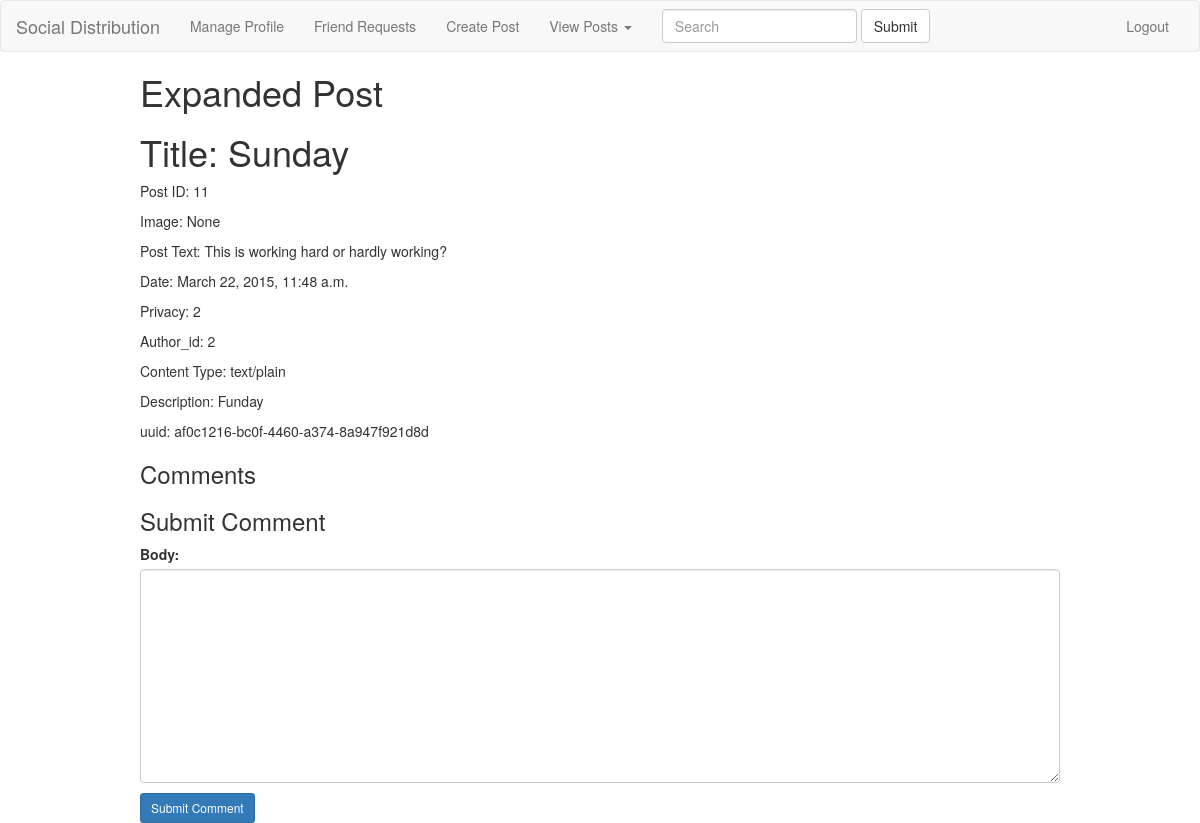
Page /posts/11/ (signed in) on the earlier database version.
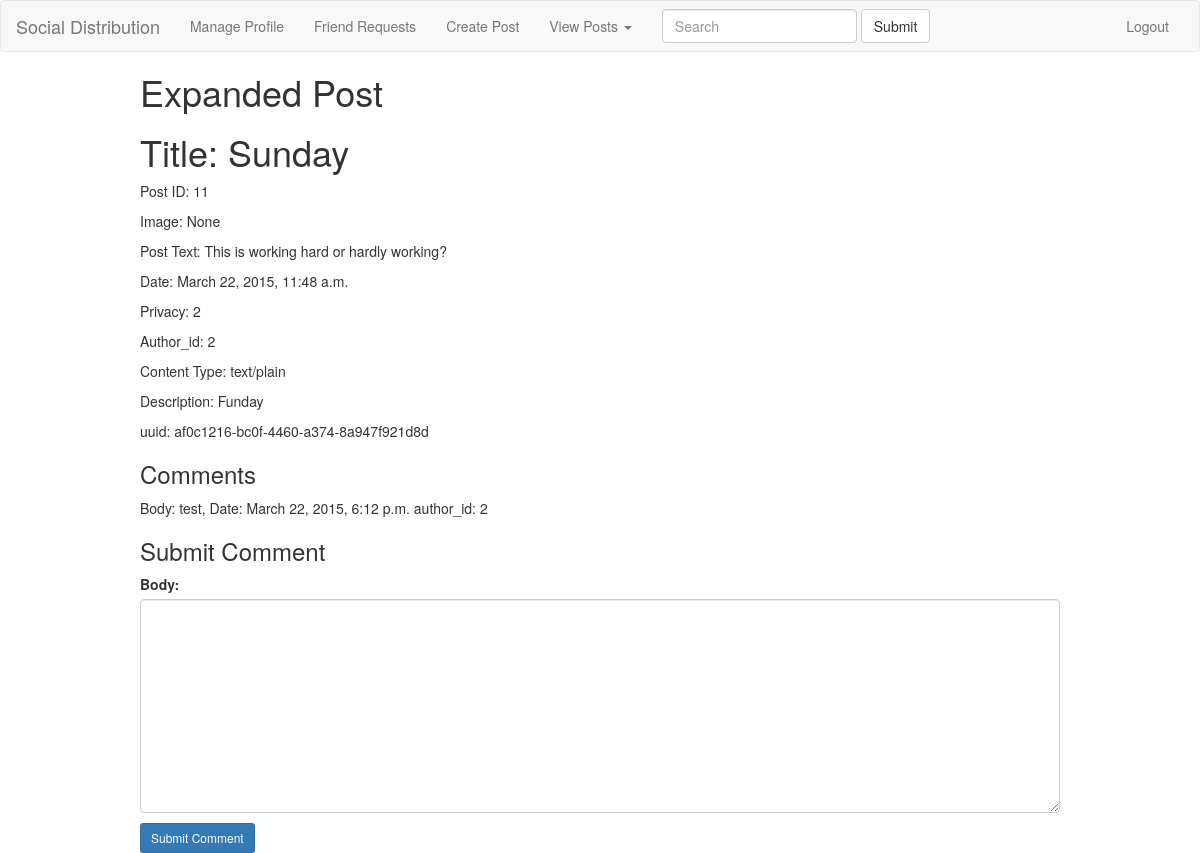
Same page on the later database version.
### posts/models.py (models this page shows, shortened)
class Comment(models.Model):
    post_id = models.ForeignKey(Post)
    uuid = models.CharField(max_length=36, default = uuid.uuid4)
    body = models.TextField(max_length=2048)
    author = models.ForeignKey(Profile)
    date = models.DateTimeField('date posted')

### posts/views.py (the view)
# urls.py: url(r'^posts/(?P<post_id>\d+)/$',views.expand_post,name='expand_post'),
def expand_post(request,post_id):
    post = Post.objects.get(id=post_id)
    if post.content_type == 'text/x-markdown':
        post.post_text = markdown2.markdown(post.post_text)
    current_profile = Profile.objects.get(user_id=request.user.id)
    comments = None
    if request.method == 'POST':
        comment_form = CommentForm(data=request.POST)
        if comment_form.is_valid():
            body = comment_form.cleaned_data['body']
            newComment = Comment(body=body, date=timezone.now(), author=current_profile, post_id=post)
            newComment.save()
        else:
            print comment_form.errors
        return redirect('/')
    else:
        comments = Comment.objects.filter(post_id=post_id).order_by('date')
        comment_form = CommentForm()
    return render(request, 'posts/expand_post.html',{'comments':comments, 'comment_form':comment_form, 'post':post})

### posts/forms.py
class CommentForm(forms.ModelForm):
    class Meta:
        model= Comment
        fields = ("body",)
    def __init__(self, *args, **kwargs):
        super(CommentForm, self).__init__(*args, **kwargs)
        self.fields['body'].widget.attrs['class'] = 'form-control'

### templates/posts/expand_post.html (shortened to what this page needs)
{% extends 'authors/base.html' %}
{% block block_body %}
    <div class="margins">
		<h1> Expanded Post </h1>
	   	<h1>Title: {{post.title}}</h1>
		<div>
			<p>Post ID: {{post.id}}</p>
            <p>Image:
            {% if post.image %}
                <br/> <img src="/static/{{post.image.url}}" alt="{{post.image.url}}" height="100" width="100"/></p>
            {% else %}
                None</p>
            {% endif %}
			<p>Post Text: {{post.post_text|safe|escape}}</p>
			<p>Date: {{post.date}} </p>
			<p>Privacy: {{post.privacy}} </p>
			<p>Author_id: {{post.author_id}} </p>
			<p>Content Type: {{post.content_type}} </p>
			<p>Description: {{post.description}} </p>
			<p>uuid: {{post.uuid}} </p>
		</div>
		<h3>Comments </h3>
		<div>
			{% for comment in comments %}
				<span>Body: {{comment.body}}, Date: {{comment.date}} author_id: {{comment.author_id}}</span></br>
			{% endfor %}
		</div>
		<h3> Submit Comment</h3>
		<div>
			<span>
				<form method="POST" action="/posts/{{post.id}}/">
					{{comment_form.as_p}}
		        	<input class="btn btn-primary btn-sm" type="submit" name="submit_comment" value="Submit Comment" />
		        </form>
		    </span>
		</div>
	</div>
{% endblock %}

Differences in the rows shown:
added Comment: body "test", date "March 22, 2015, 6:12 p.m.", author_id "2"
